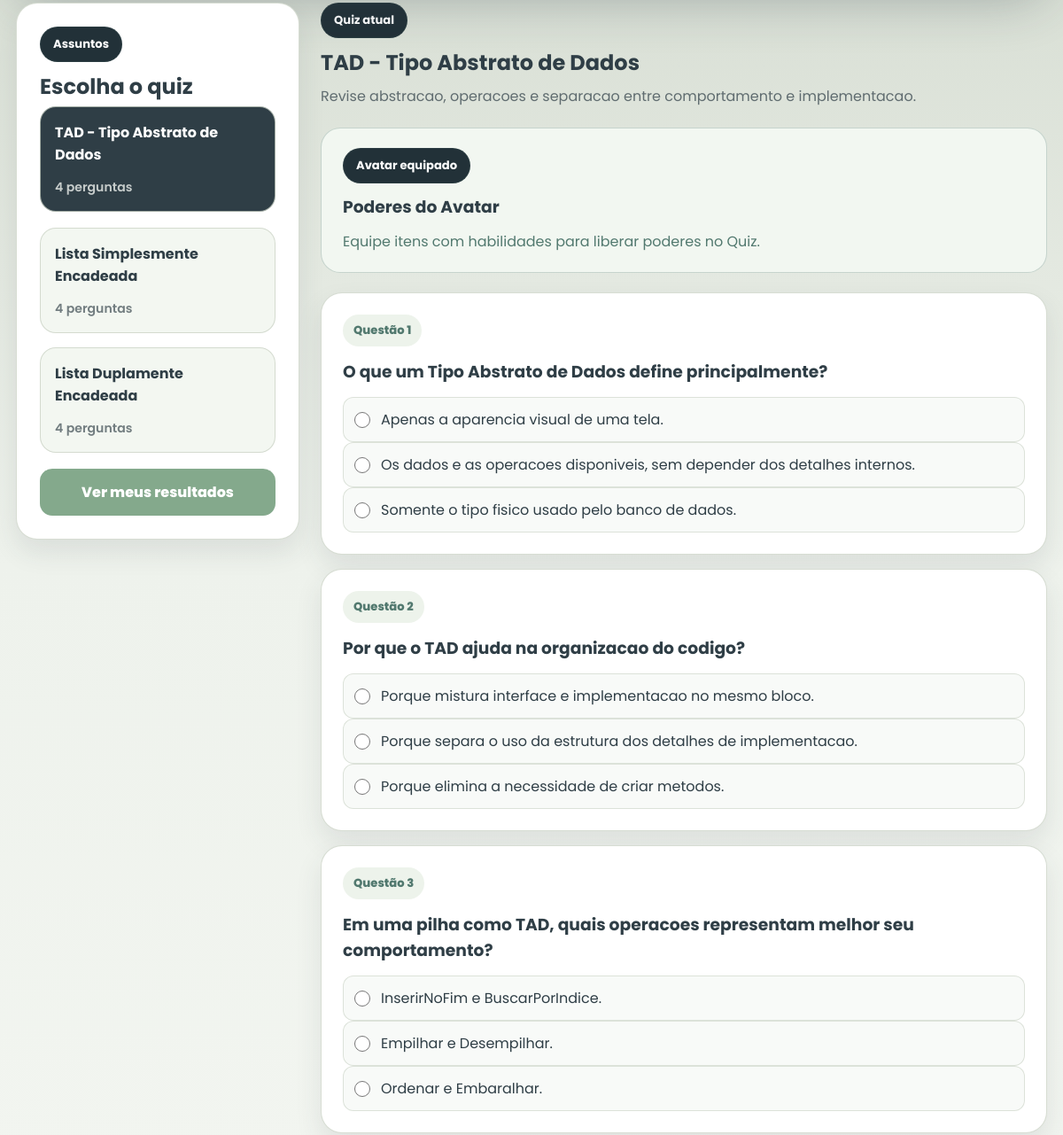
Before: /view/quiz.php (signed in, middle part) with the older database file.
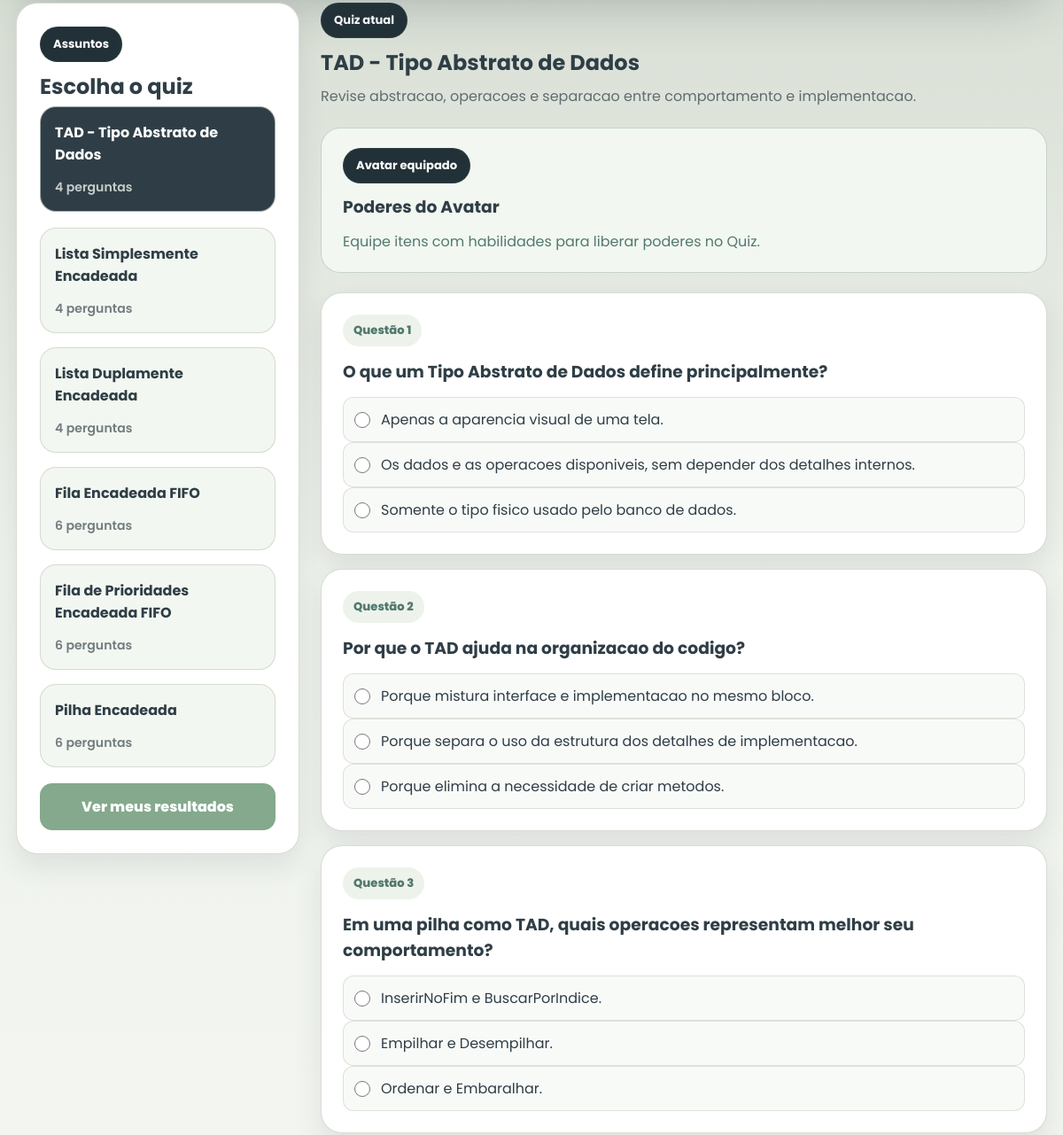
After: the same page with the newer database file.
### tables this page shows
CREATE TABLE `quiz_assunto` (
  `id_assunto` int(11) NOT NULL,
  `titulo` varchar(120) NOT NULL,
  `slug` varchar(80) NOT NULL,
  `descricao` text NOT NULL
);

CREATE TABLE `quiz_alternativa` (
  `id_alternativa` int(11) NOT NULL,
  `id_pergunta` int(11) NOT NULL,
  `texto` text NOT NULL,
  `correta` tinyint(1) NOT NULL DEFAULT 0
);

### config/Conexao.php (called while the page is built, shortened)
<?php
class Conexao
{
    private static $conexao = null;
    public static function obter()
    {
        if (self::$conexao === null) {
            $banco = getenv('MINDNODES_DB') ?: self::BANCO;
            self::$conexao = mysqli_connect(
                self::HOST,
                self::USUARIO,
                self::SENHA,
                $banco
            );
            mysqli_set_charset(self::$conexao, 'utf8mb4');
        }
        return self::$conexao;
    }
}

### controller/QuizController.php (called while the page is built, shortened)
<?php
require_once __DIR__ . '/../model/Quiz.php';
require_once __DIR__ . '/../model/QuizHabilidades.php';
class QuizController
{
    private $quizModel;
    private $habilidadesModel;
    public function __construct($quizModel = null, $habilidadesModel = null) {
        $this->quizModel = $quizModel ?: new Quiz();
        $this->habilidadesModel = $habilidadesModel ?: new QuizHabilidades($this->quizModel);
    }
    private function usuarioAtual() {
        return Item::validarId($_SESSION['usuario_id']);
    }
    public function iniciarTentativaQuiz($slug) { return $this->habilidadesModel->iniciar($this->usuarioAtual(), $slug); }
    public function listarAssuntosQuiz() { return $this->quizModel->listarAssuntos(); }
    public function buscarAssuntoQuiz($slug) { return $this->quizModel->buscarAssunto($slug); }
    public function buscarPerguntasQuiz($slug) { return $this->quizModel->buscarPerguntas($slug); }
}

### model/Quiz.php (called while the page is built, shortened)
<?php
require_once __DIR__ . '/../config/Conexao.php';
class Quiz
{
    private $conexao;
    public function __construct($conexao = null)
    {
        $this->conexao = $conexao ?: Conexao::obter();
    }
    public function listarAssuntos()
    {
        $sql = "SELECT qa.id_assunto, qa.titulo, qa.slug, qa.descricao, COUNT(qp.id_pergunta) AS total_perguntas FROM quiz_assunto qa LEFT JOIN quiz_pergunta qp ON qp.id_assunto = qa.id_assunto GROUP BY qa.id_assunto, qa.titulo, qa.slug, qa.descricao ORDER BY qa.id_assunto";
        $resultado = mysqli_query($this->conexao, $sql);
        return $resultado ? mysqli_fetch_all($resultado, MYSQLI_ASSOC) : [];
    }
    public function buscarAssunto($slug)
    {
        $consulta = mysqli_prepare($this->conexao, 'SELECT * FROM quiz_assunto WHERE slug = ? LIMIT 1');
        mysqli_stmt_bind_param($consulta, 's', $slug);
        mysqli_stmt_execute($consulta);
        $resultado = mysqli_stmt_get_result($consulta);
        return $resultado && mysqli_num_rows($resultado) === 1 ? mysqli_fetch_assoc($resultado) : false;
    }
    public function buscarPerguntas($slug)
    {
        $sql = "SELECT qp.id_pergunta, qp.enunciado, qp.explicacao, COALESCE(qp.tipo, 'teorica') AS tipo, qp.codigo, qp.dica, qa.id_alternativa, qa.texto, qa.correta FROM quiz_assunto qas INNER JOIN quiz_pergunta qp ON qp.id_assunto = qas.id_assunto INNER JOIN quiz_alternativa qa ON qa.id_pergunta = qp.id_pergunta WHERE qas.slug = ? ORDER BY qp.id_pergunta, qa.id_alternativa";
        $consulta = mysqli_prepare($this->conexao, $sql);
        mysqli_stmt_bind_param($consulta, 's', $slug);
        mysqli_stmt_execute($consulta);
        $resultado = mysqli_stmt_get_result($consulta);
        $perguntas = [];
        while ($resultado && $linha = mysqli_fetch_assoc($resultado)) {
            $id = $linha['id_pergunta'];
            if (!isset($perguntas[$id])) {
                $perguntas[$id] = ['id_pergunta' => $id, 'enunciado' => $linha['enunciado'], 'explicacao' => $linha['explicacao'], 'tipo' => $linha['tipo'] ?? 'teorica', 'codigo' => $linha['codigo'], 'dica' => $linha['dica'], 'alternativas' => []];
            }
            $perguntas[$id]['alternativas'][] = ['id_alternativa' => $linha['id_alternativa'], 'texto' => $linha['texto'], 'correta' => (int) $linha['correta']];
        }
        return array_values($perguntas);
    }
}

### model/QuizHabilidades.php (called while the page is built, shortened)
<?php
require_once __DIR__ . '/Quiz.php';
class QuizHabilidades
{
    private $quiz;
    private $avatar;
    public function __construct($quiz = null, $avatar = null)
    {
        $this->quiz = $quiz ?: new Quiz();
        $this->avatar = $avatar;
    }
    public function iniciar($idUsuario, $slug, $reiniciar = false)
    {
        $idUsuario = Item::validarId($idUsuario);
        if (!is_string($slug) || !$this->quiz->buscarAssunto($slug)) throw new OutOfBoundsException('Assunto inexistente.');
        $perguntas = $this->quiz->buscarPerguntas($slug);
        $estado = [
            'id_usuario' => $idUsuario,
            'slug' => $slug,
            'token' => bin2hex(random_bytes(32)),
            'iniciada_em' => time(),
            'perguntas' => array_map(fn($pergunta) => (int) $pergunta['id_pergunta'], $perguntas),
            'habilidades' => ($this->avatar ?: new Avatar())->obterHabilidadesEquipadas($idUsuario),
            'eliminadas' => [],
            'dicas_reveladas' => [],
            'resumo_revelado' => null,
        ];
        return $estado;
    }
}

### model/Item.php (called while the page is built, shortened)
<?php
require_once __DIR__ . '/../config/Conexao.php';
class Item
{
    public static function validarId($valor)
    {
        return (int) $valor;
    }
}

### view/quiz.php (the view, shortened to what the changed rows need)
<?php
require_once __DIR__ . '/../controller/QuizController.php';
$controlador = new QuizController();
$assuntos = $controlador->listarAssuntosQuiz();
$assuntoSelecionado = isset($_GET['assunto']) ? $_GET['assunto'] : (isset($assuntos[0]['slug']) ? $assuntos[0]['slug'] : null);
$assuntoAtual = $assuntoSelecionado ? $controlador->buscarAssuntoQuiz($assuntoSelecionado) : null;
$perguntas = $assuntoAtual ? $controlador->buscarPerguntasQuiz($assuntoSelecionado) : [];
$estadoTentativa = $assuntoAtual && $perguntas ? $controlador->iniciarTentativaQuiz($assuntoSelecionado) : null;
?>
<!DOCTYPE html>
<html lang="pt-BR">
<head>
    <link rel="stylesheet" href="../css/style.css">
    <link rel="stylesheet" href="../css/quiz.css">
</head>
<body>
    <main>
        <section class="quiz-layout">
            <aside class="painel-assuntos">
                <h2>Escolha o quiz</h2>
                <div class="lista-assuntos">
                    <?php foreach ($assuntos as $assunto): ?>
                        <a
                            class="<?php echo $assuntoSelecionado === $assunto['slug'] ? 'ativo' : ''; ?>"
                            href="../view/quiz.php?assunto=<?php echo urlencode($assunto['slug']); ?>"
                        >
                            <strong><?php echo htmlspecialchars($assunto['titulo']); ?></strong>
                            <span><?php echo (int) $assunto['total_perguntas']; ?> perguntas</span>
                        </a>
                    <?php endforeach; ?>
                </div>
            </aside>
            <section class="area-quiz">
                <?php if ($assuntoAtual && count($perguntas) > 0): ?>
                    <section class="cabecalho-quiz">
                        <span class="subtitulo-secao">Quiz atual</span>
                        <h2><?php echo htmlspecialchars($assuntoAtual['titulo']); ?></h2>
                        <p><?php echo htmlspecialchars($assuntoAtual['descricao']); ?></p>
                    </section>
                    <section class="poderes-avatar" aria-labelledby="poderes-titulo">
                        <div class="poderes-cabecalho"><span class="subtitulo-secao">Avatar equipado</span><h3 id="poderes-titulo">Poderes do Avatar</h3></div>
                        <?php if (!$estadoTentativa['habilidades']): ?>
                            <p>Equipe itens com habilidades para liberar poderes no Quiz.</p>
                        <?php endif; ?>
                    </section>
                    <div class="form-quiz">
                        <?php foreach ($perguntas as $indice => $pergunta): ?>
                            <article class="quiz-card" id="questao-<?php echo (int) $pergunta['id_pergunta']; ?>">
                                <span class="numero-questao">Questão <?php echo $indice + 1; ?></span>
                                <h3><?php echo htmlspecialchars($pergunta['enunciado']); ?></h3>
                                <section class="alternativas">
                                    <?php foreach ($pergunta['alternativas'] as $alternativa): ?>
                                        <?php $eliminada = in_array((int) $alternativa['id_alternativa'], $estadoTentativa['eliminadas'][$pergunta['id_pergunta']] ?? [], true); ?>
                                        <label class="<?php echo $eliminada ? 'alternativa-eliminada' : ''; ?>" data-alternativa-id="<?php echo (int) $alternativa['id_alternativa']; ?>">
                                            <input
                                                type="radio"
                                                form="quiz-respostas"
                                                name="respostas[<?php echo (int) $pergunta['id_pergunta']; ?>]"
                                                value="<?php echo (int) $alternativa['id_alternativa']; ?>"
                                                required
                                                <?php echo $eliminada ? 'disabled' : ''; ?>
                                            >
                                            <span><?php echo htmlspecialchars($alternativa['texto']); ?></span>
                                        </label>
                                    <?php endforeach; ?>
                                </section>
                            </article>
                        <?php endforeach; ?>
                    </div>
                <?php endif; ?>
            </section>
        </section>
    </main>
</body>
</html>

Changed rows visible on the page:
added quiz_assunto: titulo "Fila Encadeada FIFO", total_perguntas "6"
added quiz_assunto: titulo "Fila de Prioridades Encadeada FIFO", total_perguntas "6"
added quiz_assunto: titulo "Pilha Encadeada", total_perguntas "6"
